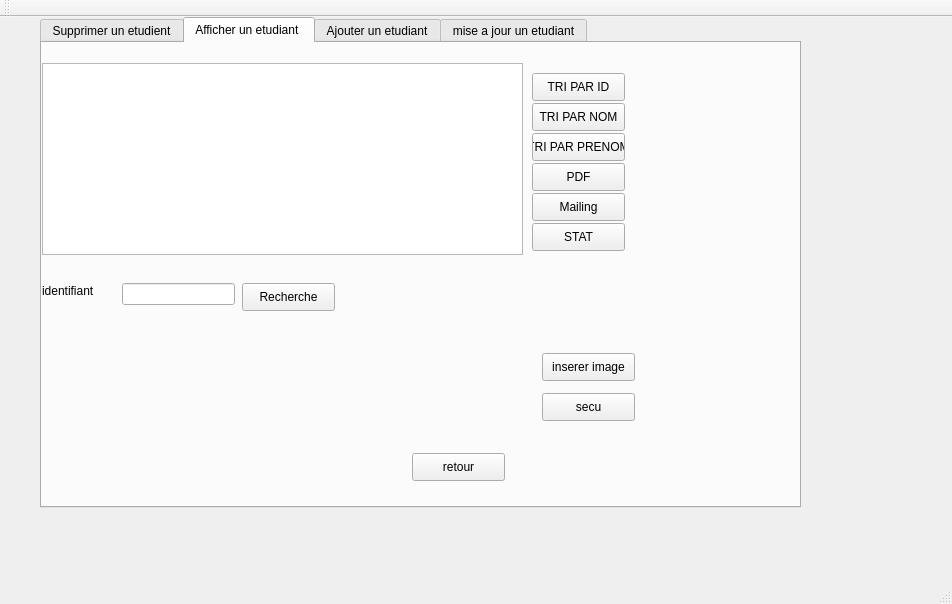
<?xml version="1.0" encoding="UTF-8"?>
<ui version="4.0">
 <class>gestion_voyageur</class>
 <widget class="QMainWindow" name="gestion_voyageur">
  <property name="geometry">
   <rect>
    <x>0</x>
    <y>0</y>
    <width>952</width>
    <height>604</height>
   </rect>
  </property>
  <property name="windowTitle">
   <string>Gestion des Clients</string>
  </property>
  <widget class="QWidget" name="centralWidget">
   <widget class="QTabWidget" name="tabWidget">
    <property name="geometry">
     <rect>
      <x>40</x>
      <y>0</y>
      <width>761</width>
      <height>491</height>
     </rect>
    </property>
    <property name="currentIndex">
     <number>1</number>
    </property>
    <widget class="QWidget" name="tab">
     <attribute name="title">
      <string>Supprimer un etudient</string>
     </attribute>
     <widget class="QLabel" name="label_4">
      <property name="geometry">
       <rect>
        <x>30</x>
        <y>90</y>
        <width>56</width>
        <height>16</height>
       </rect>
      </property>
      <property name="text">
       <string>id</string>
      </property>
     </widget>
     <widget class="QPushButton" name="pb_sup">
      <property name="geometry">
       <rect>
        <x>120</x>
        <y>200</y>
        <width>93</width>
        <height>28</height>
       </rect>
      </property>
      <property name="text">
       <string>Supprimer</string>
      </property>
     </widget>
     <widget class="QLineEdit" name="le_id_sup">
      <property name="geometry">
       <rect>
        <x>120</x>
        <y>90</y>
        <width>113</width>
        <height>22</height>
       </rect>
      </property>
     </widget>
    </widget>
    <widget class="QWidget" name="tab_2">
     <attribute name="title">
      <string>Afficher un etudiant </string>
     </attribute>
     <widget class="QTableView" name="tab_Etudiant">
      <property name="geometry">
       <rect>
        <x>0</x>
        <y>20</y>
        <width>481</width>
        <height>192</height>
       </rect>
      </property>
     </widget>
     <widget class="QLineEdit" name="le_id_2">
      <property name="geometry">
       <rect>
        <x>80</x>
        <y>240</y>
        <width>113</width>
        <height>22</height>
       </rect>
      </property>
     </widget>
     <widget class="QPushButton" name="pb_ajouter_4">
      <property name="geometry">
       <rect>
        <x>200</x>
        <y>240</y>
        <width>93</width>
        <height>28</height>
       </rect>
      </property>
      <property name="text">
       <string>Recherche</string>
      </property>
     </widget>
     <widget class="QLabel" name="label_5">
      <property name="geometry">
       <rect>
        <x>0</x>
        <y>240</y>
        <width>56</width>
        <height>16</height>
       </rect>
      </property>
      <property name="text">
       <string>identifiant</string>
      </property>
     </widget>
     <widget class="QPushButton" name="pb_ajouter_5">
      <property name="geometry">
       <rect>
        <x>490</x>
        <y>30</y>
        <width>93</width>
        <height>28</height>
       </rect>
      </property>
      <property name="text">
       <string>TRI PAR ID</string>
      </property>
     </widget>
     <widget class="QPushButton" name="pb_ajouter_6">
      <property name="geometry">
       <rect>
        <x>490</x>
        <y>60</y>
        <width>93</width>
        <height>28</height>
       </rect>
      </property>
      <property name="text">
       <string>TRI PAR NOM</string>
      </property>
     </widget>
     <widget class="QPushButton" name="pb_ajouter_7">
      <property name="geometry">
       <rect>
        <x>490</x>
        <y>90</y>
        <width>93</width>
        <height>28</height>
       </rect>
      </property>
      <property name="text">
       <string>TRI PAR PRENOM</string>
      </property>
     </widget>
     <widget class="QPushButton" name="pb_ajouter_8">
      <property name="geometry">
       <rect>
        <x>490</x>
        <y>120</y>
        <width>93</width>
        <height>28</height>
       </rect>
      </property>
      <property name="text">
       <string>PDF</string>
      </property>
     </widget>
     <widget class="QPushButton" name="pushMailing">
      <property name="geometry">
       <rect>
        <x>490</x>
        <y>150</y>
        <width>93</width>
        <height>28</height>
       </rect>
      </property>
      <property name="text">
       <string>Mailing</string>
      </property>
     </widget>
     <widget class="QPushButton" name="pushMailing_2">
      <property name="geometry">
       <rect>
        <x>490</x>
        <y>180</y>
        <width>93</width>
        <height>28</height>
       </rect>
      </property>
      <property name="text">
       <string>STAT</string>
      </property>
     </widget>
     <widget class="QPushButton" name="secu">
      <property name="geometry">
       <rect>
        <x>500</x>
        <y>350</y>
        <width>93</width>
        <height>28</height>
       </rect>
      </property>
      <property name="text">
       <string>secu</string>
      </property>
     </widget>
     <widget class="QPushButton" name="insertimg">
      <property name="geometry">
       <rect>
        <x>500</x>
        <y>310</y>
        <width>93</width>
        <height>28</height>
       </rect>
      </property>
      <property name="text">
       <string>inserer image</string>
      </property>
     </widget>
     <widget class="QLabel" name="imagee">
      <property name="geometry">
       <rect>
        <x>150</x>
        <y>280</y>
        <width>321</width>
        <height>151</height>
       </rect>
      </property>
      <property name="text">
       <string/>
      </property>
     </widget>
     <widget class="QPushButton" name="retour">
      <property name="geometry">
       <rect>
        <x>370</x>
        <y>410</y>
        <width>93</width>
        <height>28</height>
       </rect>
      </property>
      <property name="text">
       <string>retour</string>
      </property>
     </widget>
    </widget>
    <widget class="QWidget" name="tab_3">
     <attribute name="title">
      <string>Ajouter un etudiant</string>
     </attribute>
     <widget class="QGroupBox" name="groupBox">
      <property name="geometry">
       <rect>
        <x>30</x>
        <y>40</y>
        <width>291</width>
        <height>241</height>
       </rect>
      </property>
      <property name="title">
       <string>Ajout</string>
      </property>
      <widget class="QLabel" name="label">
       <property name="geometry">
        <rect>
         <x>10</x>
         <y>40</y>
         <width>56</width>
         <height>16</height>
        </rect>
       </property>
       <property name="text">
        <string>identifiant</string>
       </property>
      </widget>
      <widget class="QLineEdit" name="le_id">
       <property name="geometry">
        <rect>
         <x>90</x>
         <y>40</y>
         <width>113</width>
         <height>22</height>
        </rect>
       </property>
      </widget>
      <widget class="QLabel" name="label_2">
       <property name="geometry">
        <rect>
         <x>10</x>
         <y>100</y>
         <width>56</width>
         <height>16</height>
        </rect>
       </property>
       <property name="text">
        <string>nom</string>
       </property>
      </widget>
      <widget class="QLabel" name="label_3">
       <property name="geometry">
        <rect>
         <x>20</x>
         <y>150</y>
         <width>56</width>
         <height>16</height>
        </rect>
       </property>
       <property name="text">
        <string>prenom</string>
       </property>
      </widget>
      <widget class="QLineEdit" name="le_nom">
       <property name="geometry">
        <rect>
         <x>90</x>
         <y>100</y>
         <width>113</width>
         <height>22</height>
        </rect>
       </property>
      </widget>
      <widget class="QLineEdit" name="le_prenom">
       <property name="geometry">
        <rect>
         <x>90</x>
         <y>150</y>
         <width>113</width>
         <height>22</height>
        </rect>
       </property>
      </widget>
      <widget class="QLabel" name="label_9">
       <property name="geometry">
        <rect>
         <x>10</x>
         <y>200</y>
         <width>71</width>
         <height>20</height>
        </rect>
       </property>
       <property name="text">
        <string>NUM_VOY</string>
       </property>
      </widget>
      <widget class="QLineEdit" name="le_prenom_3">
       <property name="geometry">
        <rect>
         <x>90</x>
         <y>200</y>
         <width>113</width>
         <height>22</height>
        </rect>
       </property>
      </widget>
     </widget>
     <widget class="QPushButton" name="pb_ajouter">
      <property name="geometry">
       <rect>
        <x>340</x>
        <y>120</y>
        <width>93</width>
        <height>28</height>
       </rect>
      </property>
      <property name="text">
       <string>Ajouter</string>
      </property>
     </widget>
    </widget>
    <widget class="QWidget" name="tab_4">
     <attribute name="title">
      <string>mise a jour un etudiant</string>
     </attribute>
     <widget class="QGroupBox" name="groupBox_2">
      <property name="geometry">
       <rect>
        <x>40</x>
        <y>110</y>
        <width>281</width>
        <height>181</height>
       </rect>
      </property>
      <property name="title">
       <string>Ajout</string>
      </property>
      <widget class="QLabel" name="label_6">
       <property name="geometry">
        <rect>
         <x>20</x>
         <y>40</y>
         <width>56</width>
         <height>16</height>
        </rect>
       </property>
       <property name="text">
        <string>nom</string>
       </property>
      </widget>
      <widget class="QLabel" name="label_7">
       <property name="geometry">
        <rect>
         <x>30</x>
         <y>90</y>
         <width>56</width>
         <height>16</height>
        </rect>
       </property>
       <property name="text">
        <string>prenom</string>
       </property>
      </widget>
      <widget class="QLineEdit" name="le_nom_2">
       <property name="geometry">
        <rect>
         <x>100</x>
         <y>40</y>
         <width>113</width>
         <height>22</height>
        </rect>
       </property>
      </widget>
      <widget class="QLineEdit" name="le_prenom_2">
       <property name="geometry">
        <rect>
         <x>100</x>
         <y>90</y>
         <width>113</width>
         <height>22</height>
        </rect>
       </property>
      </widget>
      <widget class="QLineEdit" name="le_prenom_4">
       <property name="geometry">
        <rect>
         <x>100</x>
         <y>130</y>
         <width>113</width>
         <height>22</height>
        </rect>
       </property>
      </widget>
      <widget class="QLabel" name="label_10">
       <property name="geometry">
        <rect>
         <x>20</x>
         <y>130</y>
         <width>71</width>
         <height>20</height>
        </rect>
       </property>
       <property name="text">
        <string>NUM_VOY</string>
       </property>
      </widget>
     </widget>
     <widget class="QPushButton" name="pb_ajouter_2">
      <property name="geometry">
       <rect>
        <x>390</x>
        <y>90</y>
        <width>93</width>
        <height>28</height>
       </rect>
      </property>
      <property name="text">
       <string>Modifier</string>
      </property>
     </widget>
     <widget class="QPushButton" name="pb_ajouter_3">
      <property name="geometry">
       <rect>
        <x>390</x>
        <y>130</y>
        <width>93</width>
        <height>28</height>
       </rect>
      </property>
      <property name="text">
       <string>Quitte</string>
      </property>
     </widget>
     <widget class="QLabel" name="label_8">
      <property name="geometry">
       <rect>
        <x>40</x>
        <y>50</y>
        <width>56</width>
        <height>16</height>
       </rect>
      </property>
      <property name="text">
       <string>identifiant</string>
      </property>
     </widget>
     <widget class="QLineEdit" name="le_id_3">
      <property name="geometry">
       <rect>
        <x>120</x>
        <y>50</y>
        <width>113</width>
        <height>22</height>
       </rect>
      </property>
     </widget>
    </widget>
   </widget>
  </widget>
  <widget class="QMenuBar" name="menuBar">
   <property name="geometry">
    <rect>
     <x>0</x>
     <y>0</y>
     <width>952</width>
     <height>26</height>
    </rect>
   </property>
  </widget>
  <widget class="QToolBar" name="mainToolBar">
   <attribute name="toolBarArea">
    <enum>TopToolBarArea</enum>
   </attribute>
   <attribute name="toolBarBreak">
    <bool>false</bool>
   </attribute>
  </widget>
  <widget class="QStatusBar" name="statusBar"/>
 </widget>
 <layoutdefault spacing="6" margin="11"/>
 <resources/>
 <connections/>
</ui>
